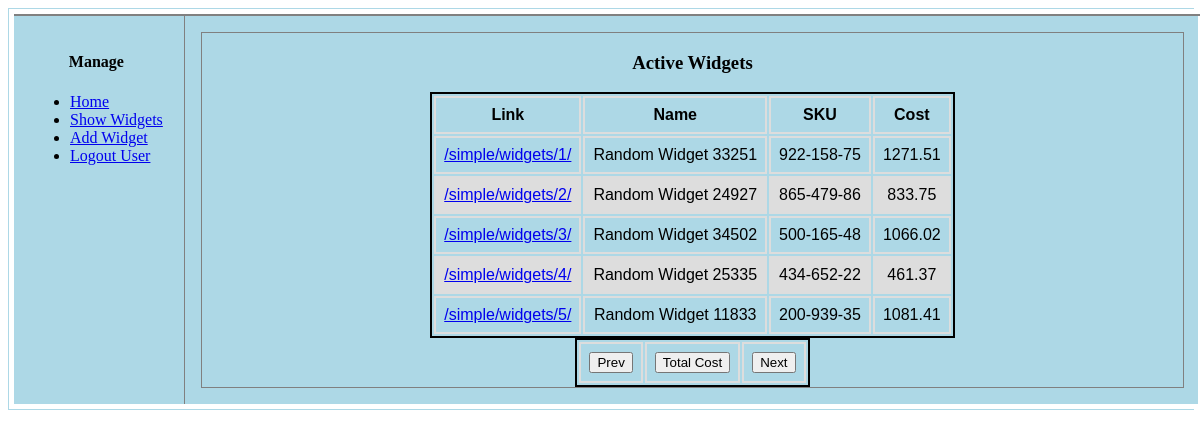
Page /simple/widgets/ (signed in) on the earlier database version.
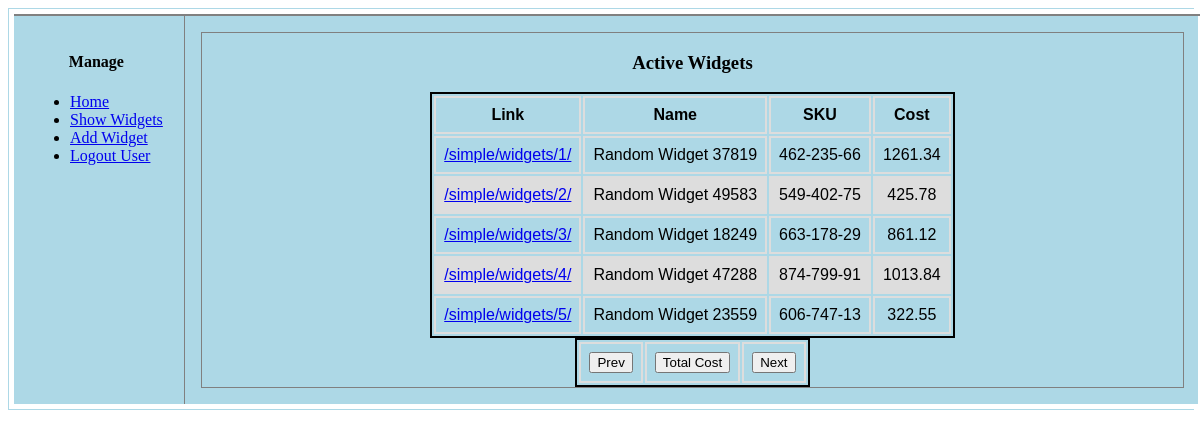
Same page on the later database version.
### simple/models.py (models this page shows, shortened)
class Widget(models.Model):
    created_by = models.ForeignKey(User,
                                   on_delete=models.CASCADE)
    name = models.CharField(max_length=20,
                            null=False,
                            blank=False,
                            unique=True)
    sku = models.CharField(max_length=10,
                           null=False,
                           blank=False,
                           unique=True)
    cost = models.DecimalField(max_digits=6,
                               decimal_places=2,
                               default=Decimal('0.00'))
    deleted = models.BooleanField(default=False)
    link = models.URLField(max_length=30,
                           null=True,
                           blank=False)
    ulink = models.URLField(max_length=30,
                            null=True,
                            blank=False)
    dlink = models.URLField(max_length=30,
                            null=True,
                            blank=False)

### simple/views.py (the view)
@login_required
@cache_page(60 * 5)
def widget_list(request, page=0):
    if request.method not in ['GET']:
        return Http405()
    limit = 5
    offset = int(page) * limit
    limit += offset
    context = {}
    context['widgets'] = []
    context['title'] = 'Simple: Active Widgets'
    template = 'simple/widget_list.html'
    try:
        widgets = Widget.objects.filter(deleted=False)[offset:limit]
        context['widgets'] = widgets
        return render(request, template, context)
    except Widget.DoesNotExist as e:
        return render(request, template, context)

### simple/templates/simple/widget_list.html
{% extends "simple/base.html" %}
{% load static %}
{% block table %}
    <h3>Active Widgets</h3>
    <table id="list">
        <thead>
            <tr>
                <th>Link</th>
                <th>Name</th>
                <th>SKU</th>
                <th>Cost</th>
            </tr>
        </thead>
        <tbody>
        {% for widget in widgets %}
            <tr>
                <td><a href="{{ widget.link }}">{{ widget.link }}</a></td>
                <td>{{ widget.name }}</td>
                <td>{{ widget.sku }}</td>
                <td>{{ widget.cost }}</td>
            </tr>
        {% endfor %}
        </tbody>
    </table>
    <table id="pagination">
        <tr>
            <td>
                {% if prev %}
                    <button type="button">
                        <a href="{{ prev }}">Prev</a>
                    </button>
                {% else %}
                    <button type="button">
                        <a>Prev</a>
                    </button>
                {% endif %}
            </td>
            <td>
                {% if aggr %}
                    <button type="button">
                        <a href={% url "simple:widget-aggr" %}>Total Cost</a>
                    </button>
                {% else %}
                    <button type="button">
                        <a>Total Cost</a>
                    </button>
                {% endif %}
            </td>
            <td>
                {% if next %}
                    <button type="button">
                        <a href="{{ next }}">Next</a>
                    </button>
                {% else %}
                    <button type="button">
                        <a>Next</a>
                    </button>
                {% endif %}
            </td>
        </tr>
    </table>
{% endblock %}

### simple/templates/simple/base.html (shortened to what this page needs)
{% load static %}
<!DOCTYPE HTML>
<html lang="en-US">
<head>
    <link rel="stylesheet"
          type="text/css"
          href="{% static 'css/simple/layout.css' %}"/>
</head>
<body>
    <div id="outside">
        <div id="inside">
            <div>
            </div>
            <nav id="menu">
                <h4 style="text-align:center">Manage</h4>
                <ul>
                    <li><a id="hlink" href={% url "simple:home" %}>Home</a></li>
                    <li><a id="alink" href={% url "simple:widget-list" %}>Show Widgets</a></li>
                    <li><a id="clink" href={% url "simple:widget-create" %}>Add Widget</a></li>
                    <li><a id="logout" href="/logout/">Logout User</a></li>
                </ul>
            </nav>
            <article id="table">
            <div>
                {% block table %}{% endblock %}
            </div>
            </article>
        </div>
    </div>
</body>
</html>

### simple/static/css/simple/layout.css (style rules this page uses)
article { margin-left: 170px; border-left: 1px solid gray; padding: 1em; overflow: hidden; }
div#inside { text-align: center; width: 100%; border: 5px solid white; display: block; background-color: lightblue; }
div#outside { text-align: center; width: 100%; border: 1px solid lightblue; display: block; background-color: white; }
div { text-align: center; width: 100%; border: 1px solid gray; }
nav { text-align: left; float: left; max-width: 200px; margin: 0; padding: 1em; }
table { text-align: right; font-family: arial, sans-serif; font-style: 10px; border: 2px solid black; padding: none; margin: 0 auto 0 auto; }
td, th { border: 2px solid #dddddd; text-align: center; padding: 8px; }
tr:nth-child(even) { background-color: #dddddd; }

Differences in the rows shown:
changed Widget "/simple/widgets/1/": name "Random Widget 33251" → "Random Widget 37819"; sku "922-158-75" → "462-235-66"; cost "1271.51" → "1261.34"
changed Widget "/simple/widgets/2/": name "Random Widget 24927" → "Random Widget 49583"; sku "865-479-86" → "549-402-75"; cost "833.75" → "425.78"
changed Widget "/simple/widgets/3/": name "Random Widget 34502" → "Random Widget 18249"; sku "500-165-48" → "663-178-29"; cost "1066.02" → "861.12"
changed Widget "/simple/widgets/4/": name "Random Widget 25335" → "Random Widget 47288"; sku "434-652-22" → "874-799-91"; cost "461.37" → "1013.84"
changed Widget "/simple/widgets/5/": name "Random Widget 11833" → "Random Widget 23559"; sku "200-939-35" → "606-747-13"; cost "1081.41" → "322.55"
